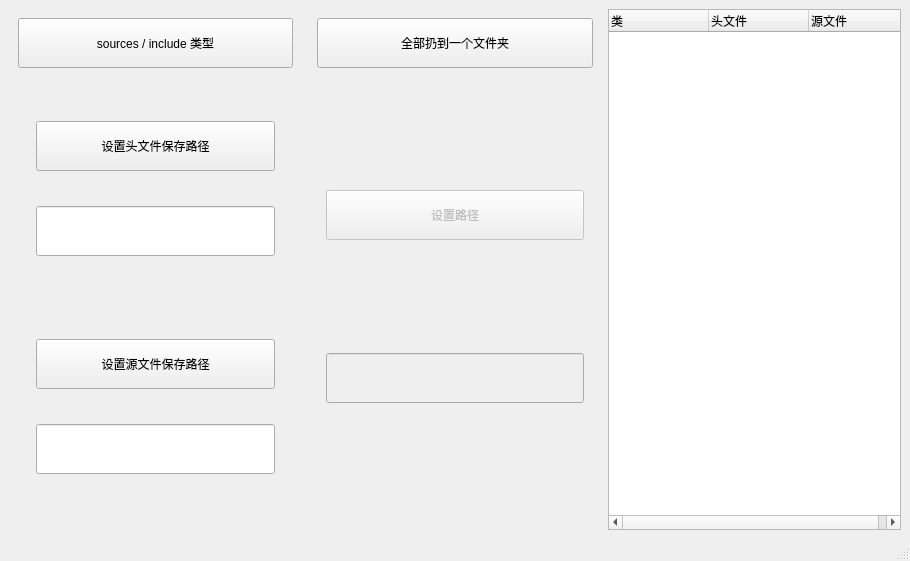
<?xml version="1.0" encoding="UTF-8"?>
<ui version="4.0">
 <class>SavingConfigWindow</class>
 <widget class="QMainWindow" name="SavingConfigWindow">
  <property name="geometry">
   <rect>
    <x>0</x>
    <y>0</y>
    <width>910</width>
    <height>561</height>
   </rect>
  </property>
  <property name="windowTitle">
   <string>MainWindow</string>
  </property>
  <widget class="QWidget" name="centralwidget">
   <layout class="QHBoxLayout" name="horizontalLayout">
    <item>
     <widget class="QWidget" name="widget_5" native="true">
      <layout class="QVBoxLayout" name="verticalLayout_4">
       <item>
        <widget class="QPushButton" name="btn_setSRIN">
         <property name="minimumSize">
          <size>
           <width>0</width>
           <height>50</height>
          </size>
         </property>
         <property name="text">
          <string>sources / include 类型</string>
         </property>
        </widget>
       </item>
       <item>
        <widget class="QWidget" name="srin_ConfigWidget" native="true">
         <layout class="QVBoxLayout" name="verticalLayout_3">
          <item>
           <widget class="QWidget" name="widget_3" native="true">
            <layout class="QVBoxLayout" name="verticalLayout">
             <item>
              <widget class="QPushButton" name="btn_setHeader">
               <property name="minimumSize">
                <size>
                 <width>0</width>
                 <height>50</height>
                </size>
               </property>
               <property name="text">
                <string>设置头文件保存路径</string>
               </property>
              </widget>
             </item>
             <item>
              <widget class="QLineEdit" name="rdonly_header_path_lineEdit">
               <property name="minimumSize">
                <size>
                 <width>0</width>
                 <height>50</height>
                </size>
               </property>
               <property name="readOnly">
                <bool>true</bool>
               </property>
              </widget>
             </item>
            </layout>
           </widget>
          </item>
          <item>
           <widget class="QWidget" name="widget_4" native="true">
            <layout class="QVBoxLayout" name="verticalLayout_2">
             <item>
              <widget class="QPushButton" name="btn_setSource">
               <property name="minimumSize">
                <size>
                 <width>0</width>
                 <height>50</height>
                </size>
               </property>
               <property name="text">
                <string>设置源文件保存路径</string>
               </property>
              </widget>
             </item>
             <item>
              <widget class="QLineEdit" name="rdonly_source_path_lineEdit">
               <property name="minimumSize">
                <size>
                 <width>0</width>
                 <height>50</height>
                </size>
               </property>
               <property name="readOnly">
                <bool>true</bool>
               </property>
              </widget>
             </item>
            </layout>
           </widget>
          </item>
         </layout>
        </widget>
       </item>
      </layout>
     </widget>
    </item>
    <item>
     <widget class="QWidget" name="widget" native="true">
      <layout class="QVBoxLayout" name="verticalLayout_7">
       <item>
        <widget class="QPushButton" name="btn_setAll">
         <property name="minimumSize">
          <size>
           <width>0</width>
           <height>50</height>
          </size>
         </property>
         <property name="text">
          <string>全部扔到一个文件夹</string>
         </property>
        </widget>
       </item>
       <item>
        <widget class="QWidget" name="allinone_ConfigWidget" native="true">
         <property name="enabled">
          <bool>false</bool>
         </property>
         <layout class="QVBoxLayout" name="verticalLayout_6">
          <item>
           <widget class="QPushButton" name="btn_setAllPath">
            <property name="minimumSize">
             <size>
              <width>0</width>
              <height>50</height>
             </size>
            </property>
            <property name="text">
             <string>设置路径</string>
            </property>
           </widget>
          </item>
          <item>
           <widget class="QLineEdit" name="allpath_edit">
            <property name="minimumSize">
             <size>
              <width>0</width>
              <height>50</height>
             </size>
            </property>
           </widget>
          </item>
         </layout>
        </widget>
       </item>
      </layout>
     </widget>
    </item>
    <item>
     <widget class="QTreeWidget" name="treeWidget">
      <column>
       <property name="text">
        <string>类</string>
       </property>
      </column>
      <column>
       <property name="text">
        <string>头文件</string>
       </property>
      </column>
      <column>
       <property name="text">
        <string>源文件</string>
       </property>
      </column>
     </widget>
    </item>
   </layout>
  </widget>
  <widget class="QMenuBar" name="menubar">
   <property name="geometry">
    <rect>
     <x>0</x>
     <y>0</y>
     <width>910</width>
     <height>21</height>
    </rect>
   </property>
  </widget>
  <widget class="QStatusBar" name="statusbar"/>
 </widget>
 <resources/>
 <connections/>
</ui>
